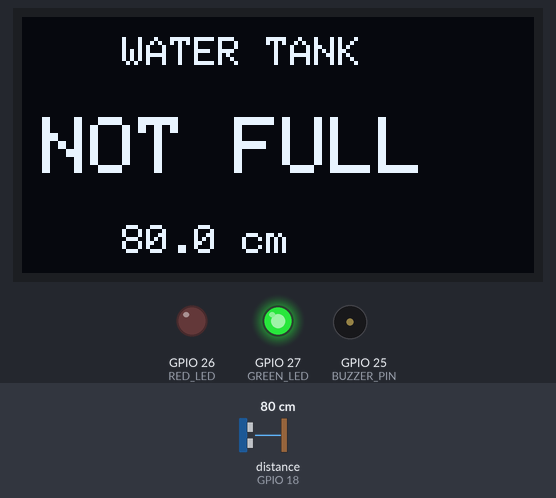
Simulated run of this sketch. Board: ESP32. On the bench: 128×64 one-colour display, output pins drawn as LEDs (lit = HIGH), buzzer (waves = sounding, pin HIGH). Wiring (inferred from the names in the program): ultrasonic range finder: trigger GPIO 5; echo GPIO 18. Inputs (shaded band) come from the test bench; at power-on: distance to the obstacle (sensor on GPIO 18) 80 cm. The echo pulse lasts 58.3 µs per cm; pins used as bus, display or sensor lines are not drawn; what the sketch prints to the serial monitor is not drawn.

Above: at 3.2 s.
3.3 s: distance to the obstacle (sensor on GPIO 18) set to 6 cm
At 4.7 s:
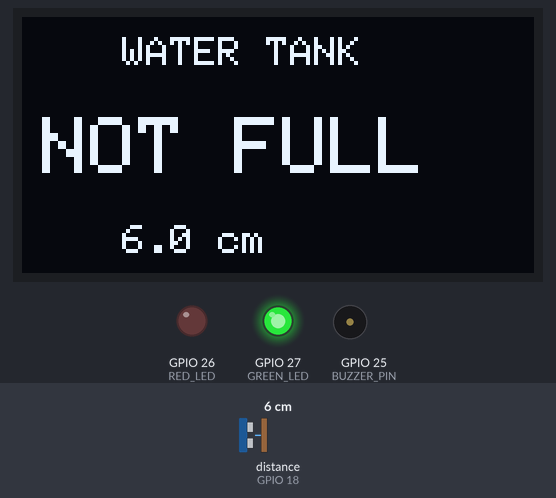
5.1 s: distance to the obstacle (sensor on GPIO 18) set to 3 cm
At 6.4 s:
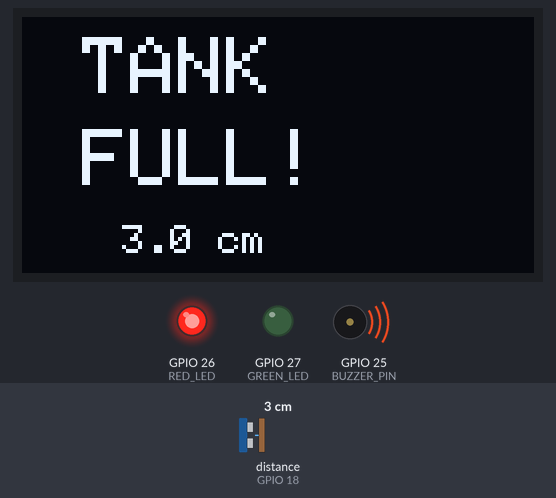
6.7 s: distance to the obstacle (sensor on GPIO 18) set to 2 cm
Timing chart, 0 to 9.7 s (numbered marks = the images above; inputs shaded):
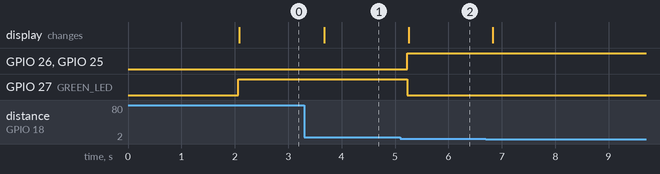

The sketch:

Water_Level.ino
```cpp
#include <Wire.h>
#include <Adafruit_GFX.h>
#include <Adafruit_SSD1306.h>

// ================= OLED =================
#define SCREEN_WIDTH 128
#define SCREEN_HEIGHT 64

#define OLED_SDA 21
#define OLED_SCL 22

Adafruit_SSD1306 display(SCREEN_WIDTH, SCREEN_HEIGHT, &Wire, -1);

// ================= Ultrasonic =================
#define TRIG_PIN 5
#define ECHO_PIN 18

// ================= LEDs =================
#define RED_LED 26
#define GREEN_LED 27

// ================= Buzzer =================
#define BUZZER_PIN 25

// Tank full threshold
#define FULL_DISTANCE 5.0

void setup() {

  Serial.begin(115200);

  // Ultrasonic pins
  pinMode(TRIG_PIN, OUTPUT);
  pinMode(ECHO_PIN, INPUT);

  // LEDs
  pinMode(RED_LED, OUTPUT);
  pinMode(GREEN_LED, OUTPUT);

  // Buzzer
  pinMode(BUZZER_PIN, OUTPUT);

  // OLED
  Wire.begin(OLED_SDA, OLED_SCL);

  if (!display.begin(SSD1306_SWITCHCAPVCC, 0x3C)) {
    Serial.println("OLED not found!");
    while (1);
  }

  display.clearDisplay();
  display.setTextColor(SSD1306_WHITE);

  display.setTextSize(1);
  display.setCursor(20, 10);
  display.println("Water Tank");
  display.setCursor(30, 30);
  display.println("Monitoring");

  display.display();

  delay(2000);
}

void loop() {

  // ================= Measure Distance =================

  digitalWrite(TRIG_PIN, LOW);
  delayMicroseconds(2);

  digitalWrite(TRIG_PIN, HIGH);
  delayMicroseconds(10);

  digitalWrite(TRIG_PIN, LOW);

  long duration = pulseIn(ECHO_PIN, HIGH, 30000);

  // Convert time to distance in cm
  float distance = duration * 0.0343 / 2;

  // If no echo is received
  if (duration == 0) {
    Serial.println("Ultrasonic sensor error");

    digitalWrite(RED_LED, LOW);
    digitalWrite(GREEN_LED, LOW);
    digitalWrite(BUZZER_PIN, LOW);

    display.clearDisplay();
    display.setTextSize(1);
    display.setCursor(20, 20);
    display.println("Sensor Error");
    display.display();

    delay(500);
    return;
  }

  Serial.print("Distance: ");
  Serial.print(distance);
  Serial.println(" cm");

  // ================= Tank Full =================

  if (distance < FULL_DISTANCE) {

    // Red ON
    digitalWrite(RED_LED, HIGH);

    // Green OFF
    digitalWrite(GREEN_LED, LOW);

    // Buzzer ON
    digitalWrite(BUZZER_PIN, HIGH);

    // OLED
    display.clearDisplay();

    display.setTextSize(2);
    display.setCursor(15, 5);
    display.println("TANK");

    display.setCursor(15, 28);
    display.println("FULL!");

    display.setTextSize(1);
    display.setCursor(25, 52);
    display.print(distance, 1);
    display.println(" cm");

    display.display();
  }

  // ================= Tank Not Full =================

  else {

    // Red OFF
    digitalWrite(RED_LED, LOW);

    // Green ON
    digitalWrite(GREEN_LED, HIGH);

    // Buzzer OFF
    digitalWrite(BUZZER_PIN, LOW);

    // OLED
    display.clearDisplay();

    display.setTextSize(1);
    display.setCursor(25, 5);
    display.println("WATER TANK");

    display.setTextSize(2);
    display.setCursor(5, 25);
    display.println("NOT FULL");

    display.setTextSize(1);
    display.setCursor(25, 52);
    display.print(distance, 1);
    display.println(" cm");

    display.display();
  }

  delay(500);
}
```

Measured:
- the behaviour switches between 5 and 4 cm on distance to the obstacle (sensor on GPIO 18) (found by bisection; images 1 and 2)
- after the input at 3.3 s, the display: changes after 0.37 s (image 1)
- after the input at 5.1 s, GPIO 26 (RED_LED), GPIO 25 (BUZZER_PIN): LOW → HIGH after 0.13 s; GPIO 27 (GREEN_LED): HIGH → LOW after 0.13 s; the display: changes after 0.15 s (image 2)
